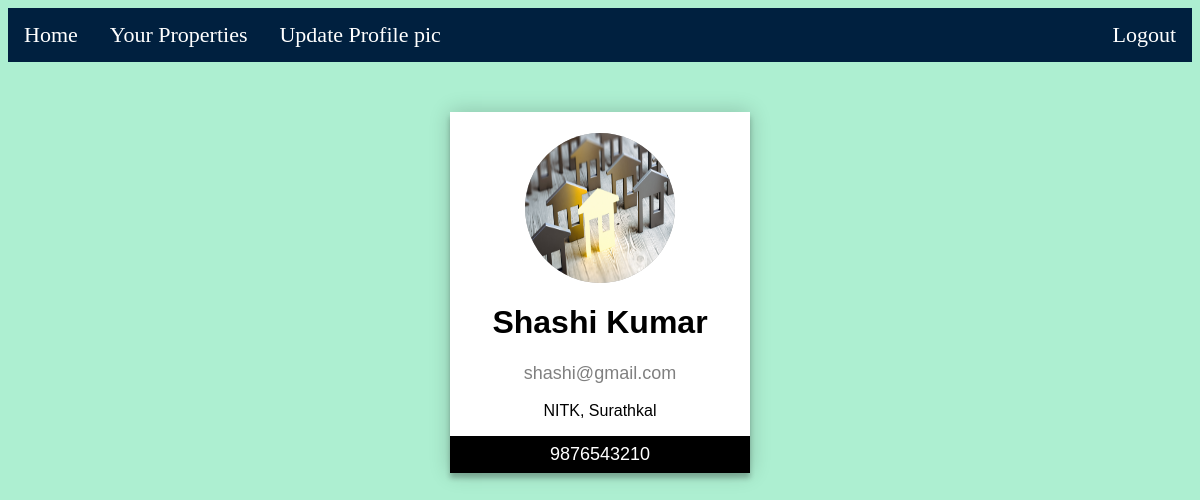
/profile.php (signed in), run on the app's committed database.
### tables this page shows
CREATE TABLE `users` (
  `username` varchar(100) NOT NULL,
  `email` varchar(100) NOT NULL,
  `password` varchar(100) NOT NULL,
  `contact` varchar(10) NOT NULL,
  `address` varchar(100) NOT NULL,
  `question` varchar(255) NOT NULL,
  `answer` varchar(255) NOT NULL,
  `image` varchar(255) NOT NULL,
  `premium` varchar(10) NOT NULL DEFAULT 'no'
);

### profile.php (the view, shortened to what this page needs)
<?php
  $db = mysqli_connect("localhost", "root", "", "rems1");
  $email = $_SESSION['email'];
  $result = mysqli_query($db, "SELECT * FROM users where email='$email'");
  while ($row = mysqli_fetch_array($result)) {
          $name=$row['username'];
          $email=$row['email'];
          $contact=$row['contact'];
          $address=$row['address'];
          $image=$row['image'];
        }
?>
<!DOCTYPE html>
<html>
<head>
<link rel="stylesheet" href="https://cdnjs.cloudflare.com/ajax/libs/font-awesome/4.7.0/css/font-awesome.min.css">
</head>
<body>
<?php  if (isset($_SESSION['email'])) : ?>
    <ul>
      <li style="float: right;"> <a href="home.php?logout='1'">Logout</a></li>
      <li> <a href="home.php">Home</a></li>
      <li> <a href="property.php">Your Properties</a></li>
      <li> <a href="pic.php">Update Profile pic</a></li>
    </ul>
<?php endif ?>
<div class="card">
  <?php if($image){
    echo "<img src='images/".$image."' alt='$name'>";
  }
  else{
    echo "<img src='images/background.png' alt='$name'>";
  } ?>
  <h1><?php echo "$name"; ?></h1>
  <p class="title"><?php echo "$email"; ?></p>
  <p><?php echo "$address"; ?></p>
  <p><button><?php echo "$contact"; ?></button></p>
</div>
</body>
</html>

### profile.php (style rules this page uses)
ul { list-style-type: none; margin: 0; padding: 0; overflow: hidden; background-color: #00203FFF; color: ffffff; }
li { float: left; }
li a { display: block; color: white; text-align: center; padding: 14px 16px; text-decoration: none; }
.card { box-shadow: 0 0 20px 0 rgba(0, 0, 0, 0.2), 0 5px 5px 0 rgba(0, 0, 0, 0.24); max-width: 300px; margin-top: 50px; padding-top: 1px; background-color: white; margin-left: auto; margin-right: auto; text-align: center; font-family: arial; }
.title { color: grey; font-size: 18px; }
button { border: none; outline: 0; display: inline-block; padding: 8px; color: white; background-color: #000; text-align: center; cursor: pointer; width: 100%; font-size: 18px; }
a { text-decoration: none; font-size: 22px; color: black; }
body { background-color: #ADEFD1FF; }
img { background-color: #aaa; width: 150px; height: 150px; border-radius: 50%; margin-top: 20px; margin-left: auto; margin-right: auto; display: block; }

### data on the page
users: username "Shashi Kumar", email "shashi@gmail.com", address "NITK, Surathkal", contact "9876543210"
